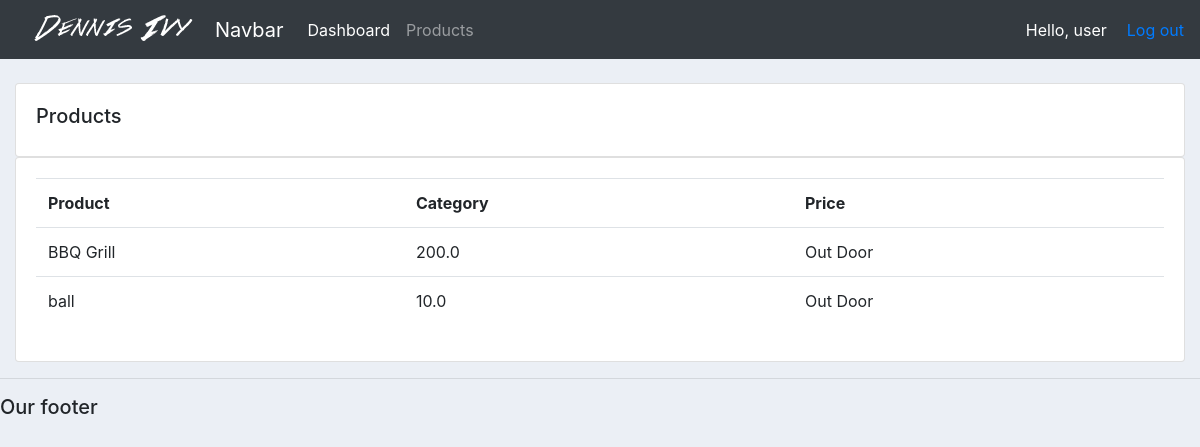
Screenshot of /products/ (signed in) with the database file from the repository.
### accounts/models.py (models this page shows, shortened)
class Product(models.Model):
	CATEGORY = (
			('Indoor', 'Indoor'),
			('Out Door', 'Out Door'),
			)
	name = models.CharField(max_length=200, null=True)
	price = models.FloatField(null=True)
	category = models.CharField(max_length=200, null=True, choices=CATEGORY)
	description = models.CharField(max_length=200, null=True, blank=True)
	date_created = models.DateTimeField(auto_now_add=True, null=True)
	tags = models.ManyToManyField(Tag)

### accounts/views.py (the view)
# urls.py: path('products/',views.products,name = 'products'),
@login_required(login_url='login')
def products(request):
    products = Product.objects.all()
    return render (request,'accounts/products.html',{'products':products})

### accounts/templates/accounts/products.html
{%  extends 'accounts/main.html' %}
{% block content %}
	<br>
		<div class="row">
			<div class="col-md">
				<div class="card card-body">
					<h5>Products</h5>
				</div>
				<div class="card card-body">
					<table class="table">
						<tr>
							<th>Product</th>
							<th>Category</th>
							<th>Price</th>
						</tr>
						{% for i in products %}
							<tr>
								<td> {{i.name}} </td>
								<td> {{i.price}} </td>
								<td> {{i.category}} </td>
							</tr>
						{% endfor %}
					</table>
				</div>
			</div>
		</div>
{% endblock content %}

### accounts/templates/accounts/navbar.html (shortened to what this page needs)
{% load static %}
<nav class="navbar navbar-expand-lg navbar-dark bg-dark">
  <img src="{% static 'images/logo.png' %}">
  <a class="navbar-brand" href="#">Navbar</a>
  <div class="collapse navbar-collapse" id="navbarNav">
    <ul class="navbar-nav">
      <li class="nav-item active">
        <a class="nav-link" href="{% url 'home' %}">Dashboard</a>
      </li>
      <li class="nav-item">
        <a class="nav-link" href="{% url 'products' %}">Products</a>
      </li>
    </ul>
  </div>
  <span style="color:white; margin-right:20px" >Hello, {{request.user}}</span>
  <span><a href = "{% url 'logout' %}">Log out</a></span>
</nav>

### static/css/main.css (style rules this page uses)
body { background-color: #ebeff5; }

### rows the page displays
Product: name "BBQ Grill", price "200.0", category "Out Door"
Product: name "ball", price "10.0", category "Out Door"

### other values shown
{{ request.user }} "user"
